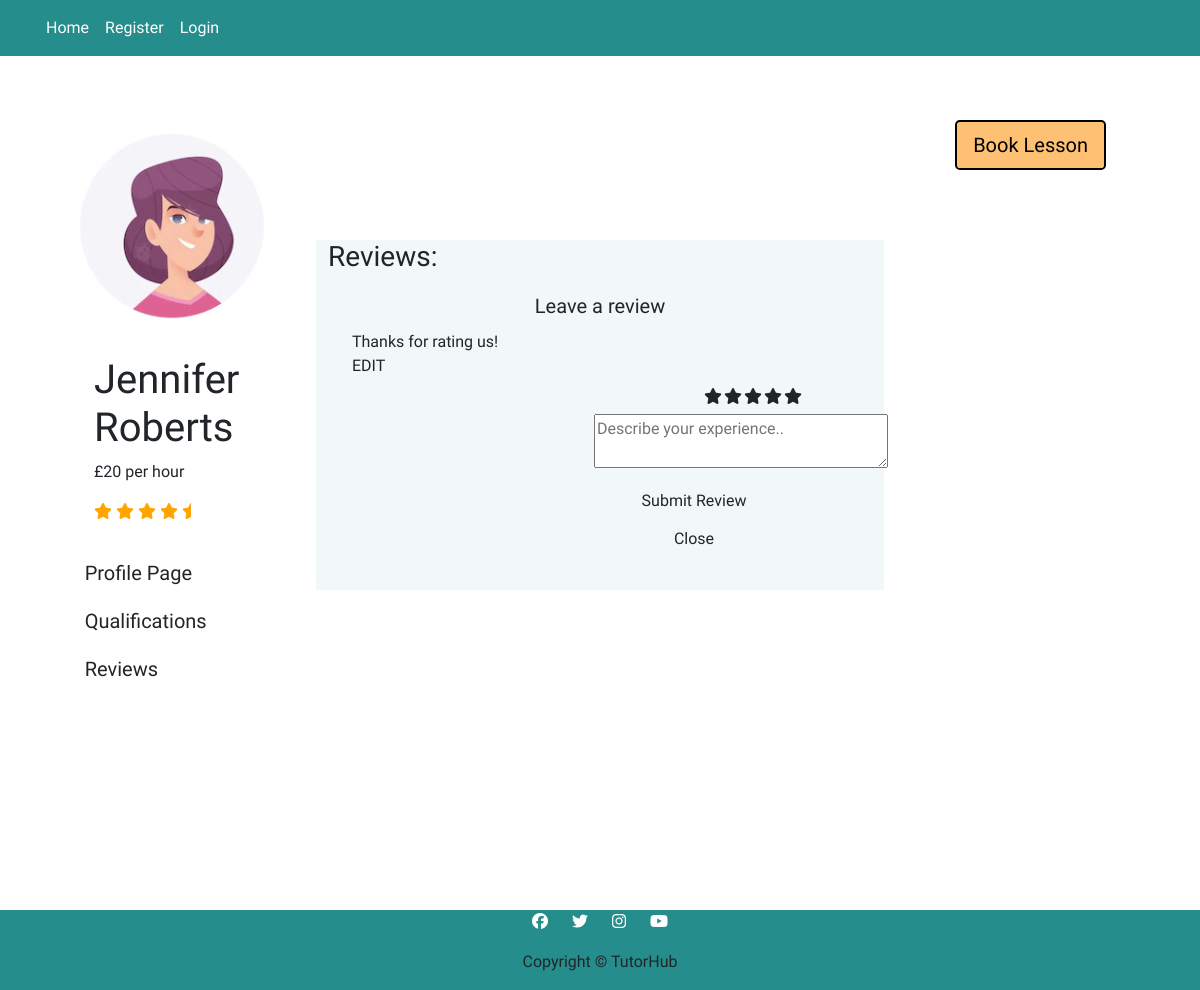
/tutors/tutor_two/reviews/, run on an earlier commit of the app's database.
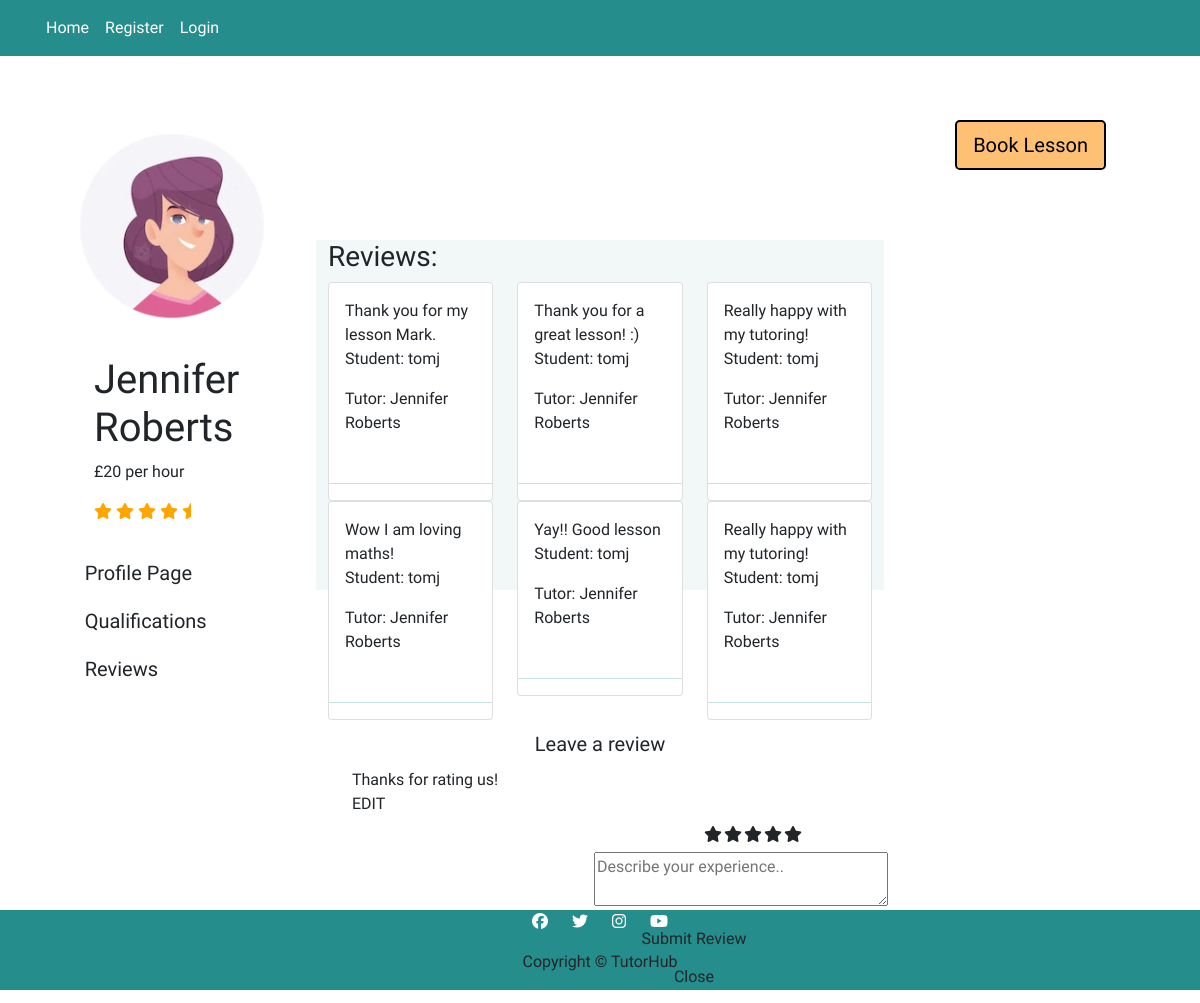
And on a later commit of the database.
### tutorprofile/models.py (models this page shows, shortened)
class Review(models.Model):
    tutor = models.CharField(max_length=50)
    student = models.ForeignKey(User, on_delete=models.CASCADE, related_name="review")
    review = models.CharField(max_length=150)
    created_on = models.DateTimeField(auto_now_add=True)
    class Meta:
        ordering = ['-created_on']

### tutorprofile/views.py (the view)
# urls.py: path('tutor_two/reviews/', views.ReviewListTutorTwo.as_view(), name='tutor_two_reviews'),
class ReviewListTutorTwo(generic.ListView):
    model = Review
    queryset = Review.objects.filter(Q(tutor='Jennifer Roberts')).order_by('-created_on')
    template_name = 'tutorprofile/tutor_two_reviews.html'
    paginate_by = 6

### tutorprofile/templates/tutorprofile/tutor_two_reviews.html (shortened to what this page needs)
{% extends "base.html" %}
{% load static %}
{% block content %}
<div class="container-fluid center-block">
    <div class="row profile">
        <div class="col-3">
            <div class="row">
                <div class="col-12 user-image">
                    <img src="../../../static/images/tutortwo.png" alt="cartoon image of a tutor">
                </div>
            </div>
            <div class="row">
                <div class="col-12 user-info">
                    <h1>Jennifer Roberts</h1>
                    <p>£20 per hour</p>
                    <i class="fa-solid fa-star"></i>
                    <i class="fa-solid fa-star"></i>
                    <i class="fa-solid fa-star"></i>
                    <i class="fa-solid fa-star"></i>
                    <i class="fa-solid fa-star-half"></i>
                </div>
            </div>
            <div class="row center-block">
                <div class="col-10">
                    <a href="{% url 'tutor_two_profile' %}"><button class="btn btn-signup btn-lg user-btns" id="proile-btn">Profile Page</button></a>
                    <a href="{% url 'tutor_two_qualifications' %}"><button class="btn btn-signup btn-lg user-btns" id="qualifications-btn">Qualifications</button></a>
                    <a href="{% url 'tutor_two_reviews' %}"><button class="btn btn-signup btn-lg user-btns" id="reviews-btn">Reviews</button></a>
                </div>
            </div>
        </div>
        <div class="col-6" id="reviews">
            <h3>Reviews:</h3>
            <div class="row">
                {% for review in review_list %}
                    <div class="col-4">
                        <div class="card">
                            <div class="card-body">
                                {{ review.review|safe }}
                                <p> Student: {{ review.student }}</p>
                                <p> Tutor: {{ review.tutor }}</p>
                            </div>
                            <hr />
                        </div>
                    </div>
                {% endfor %}
            </div>
            <div class="row">
                <button class="btn btn-signup btn-lg" id="create-review">Leave a review</button>
            </div>
            <div class="container" id="review-container">
                <div class="post">
                  <div class="text">Thanks for rating us!</div>
                  <div class="edit">EDIT</div>
                </div>
                <div class="container col-6 star-rating">
                    <label for="rate-5" class="fas fa-star"></label>
                    <label for="rate-4" class="fas fa-star"></label>
                    <label for="rate-3" class="fas fa-star"></label>
                    <label for="rate-2" class="fas fa-star"></label>
                    <label for="rate-1" class="fas fa-star"></label>
                  <form action="#">
                    <div class="textarea">
                      <textarea cols="30" placeholder="Describe your experience.."></textarea>
                    </div>
                    <div class="btn">
                      <button type="submit" class="btn submit-review">Submit Review</button>
                      <button type="button" class="btn cancel" onclick="closeForm()">Close</button>
                    </div>
                  </form>
                </div>
              </div>
        </div>
        <div class="col-3" id="bookings-button">
            <div class="row booking-button">
                <a href="{% url 'tutor_two' %}"><button class="btn btn-signup btn-lg user-btns tutorpage-buttons" id="booking-btn">Book Lesson</button></a>
            </div>
        </div>
    </div>
</div>
{% endblock %}

What changed in the data, as far as the page shows it:
added Review: review "Thank you for my lesson Mark.", student "tomj", tutor "Jennifer Roberts"
added Review: review "Thank you for a great lesson! :)", student "tomj", tutor "Jennifer Roberts"
added Review: review "Really happy with my tutoring!", student "tomj", tutor "Jennifer Roberts"
added Review: review "Wow I am loving maths!", student "tomj", tutor "Jennifer Roberts"
now on this page (row edited): Review: review "Yay!! Good lesson", student "tomj", tutor "Jennifer Roberts"
now on this page (row edited): Review: review "Really happy with my tutoring!", student "tomj", tutor "Jennifer Roberts"
